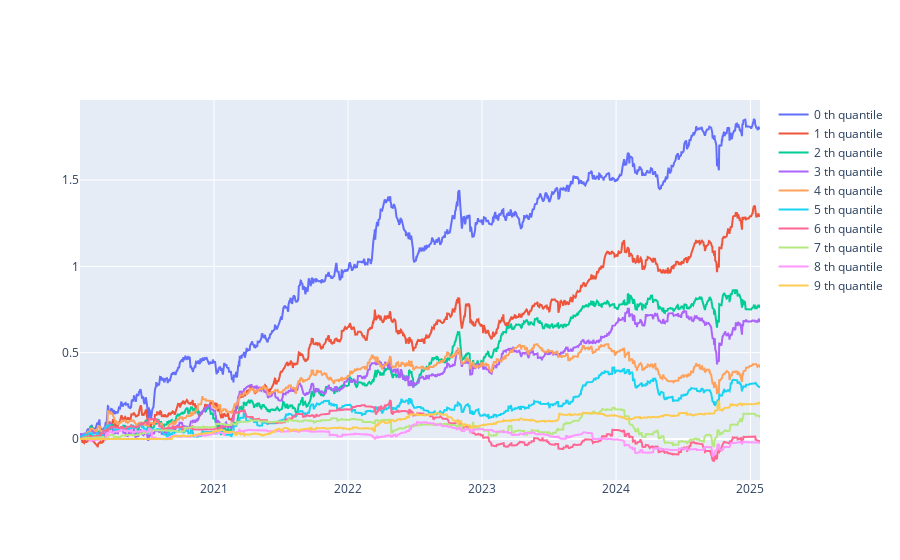

Write notebook code for a chart like this one.
### Code cell
# momentum: ln(close_/open_)
time_ = "2020-01-01"; end_ = '2025-01-27'
open_ = open[time_:end_]
close_ = close[time_:end_]
ln_ = np.log(close_/open_).shift(1) # index: 使用的時間
pct_calculating_profit = close_/open_ # index: 當天收益
holdings = intraday_shifted_input_signal_pct_output_plot(ln_, pct_calculating_profit-1, quantile=10, type_='cumsum')

### Figure 1 — Plotly figure (JSON) as saved in the notebook; plotly's stock layout.template omitted (floating-point values rounded to 4 significant figures; data arrays with more than 128 entries replaced by an {"elided": "..."} marker saying what was removed)
{"data": [{"mode": "lines", "name": "0 th quantile", "type": "scatter", "x": {"elided": "1248 str values"}, "y": {"elided": "1248 float values"}, "yaxis": "y"}, {"mode": "lines", "name": "1 th quantile", "type": "scatter", "x": {"elided": "1248 str values"}, "y": {"elided": "1248 float values"}, "yaxis": "y"}, {"mode": "lines", "name": "2 th quantile", "type": "scatter", "x": {"elided": "1248 str values"}, "y": {"elided": "1248 float values"}, "yaxis": "y"}, {"mode": "lines", "name": "3 th quantile", "type": "scatter", "x": {"elided": "1248 str values"}, "y": {"elided": "1248 float values"}, "yaxis": "y"}, {"mode": "lines", "name": "4 th quantile", "type": "scatter", "x": {"elided": "1248 str values"}, "y": {"elided": "1248 float values"}, "yaxis": "y"}, {"mode": "lines", "name": "5 th quantile", "type": "scatter", "x": {"elided": "1248 str values"}, "y": {"elided": "1248 float values"}, "yaxis": "y"}, {"mode": "lines", "name": "6 th quantile", "type": "scatter", "x": {"elided": "1248 str values"}, "y": {"elided": "1248 float values"}, "yaxis": "y"}, {"mode": "lines", "name": "7 th quantile", "type": "scatter", "x": {"elided": "1248 str values"}, "y": {"elided": "1248 float values"}, "yaxis": "y"}, {"mode": "lines", "name": "8 th quantile", "type": "scatter", "x": {"elided": "1248 str values"}, "y": {"elided": "1248 float values"}, "yaxis": "y"}, {"mode": "lines", "name": "9 th quantile", "type": "scatter", "x": {"elided": "1248 str values"}, "y": {"elided": "1248 float values"}, "yaxis": "y"}], "layout": {}}
